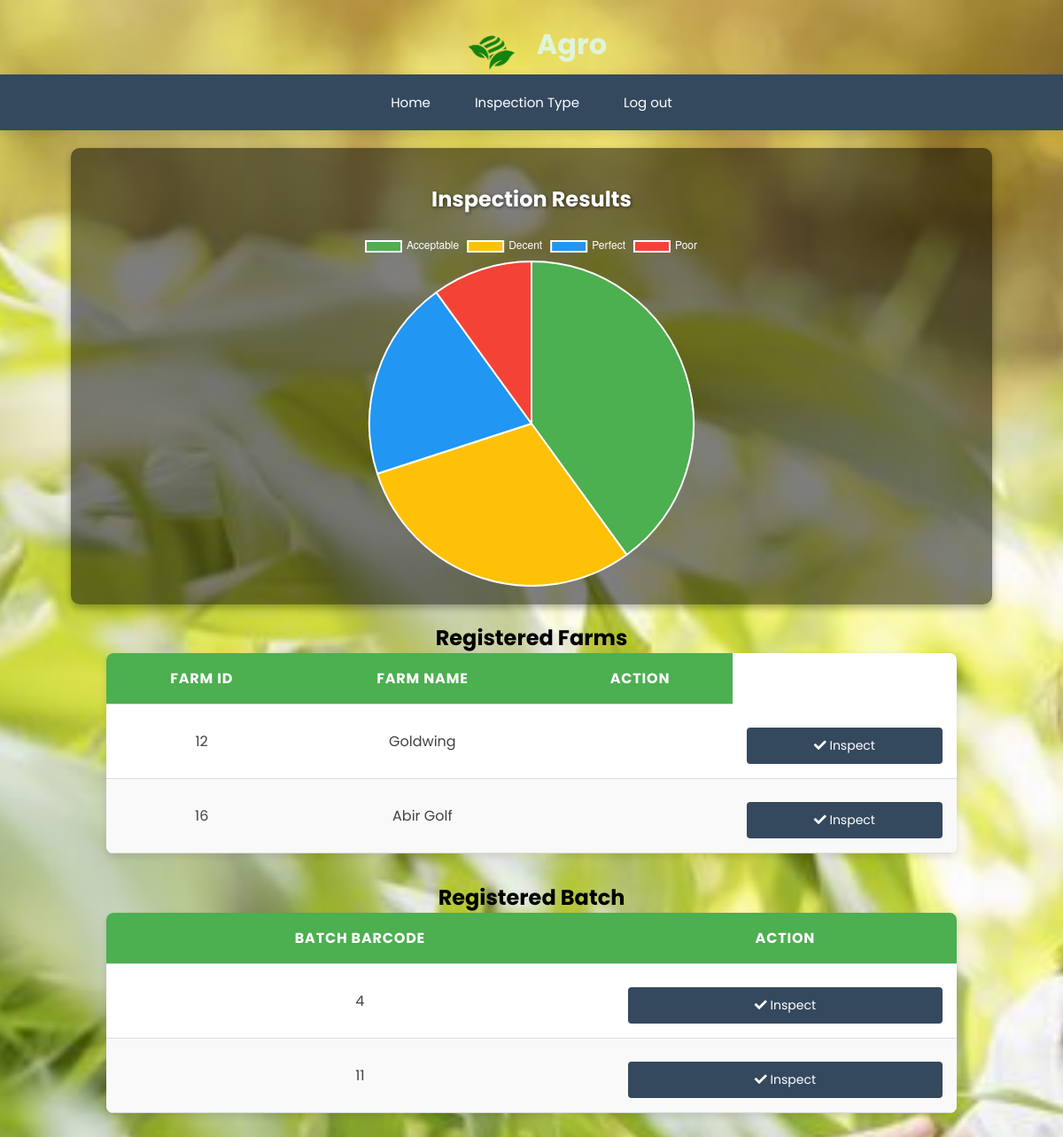
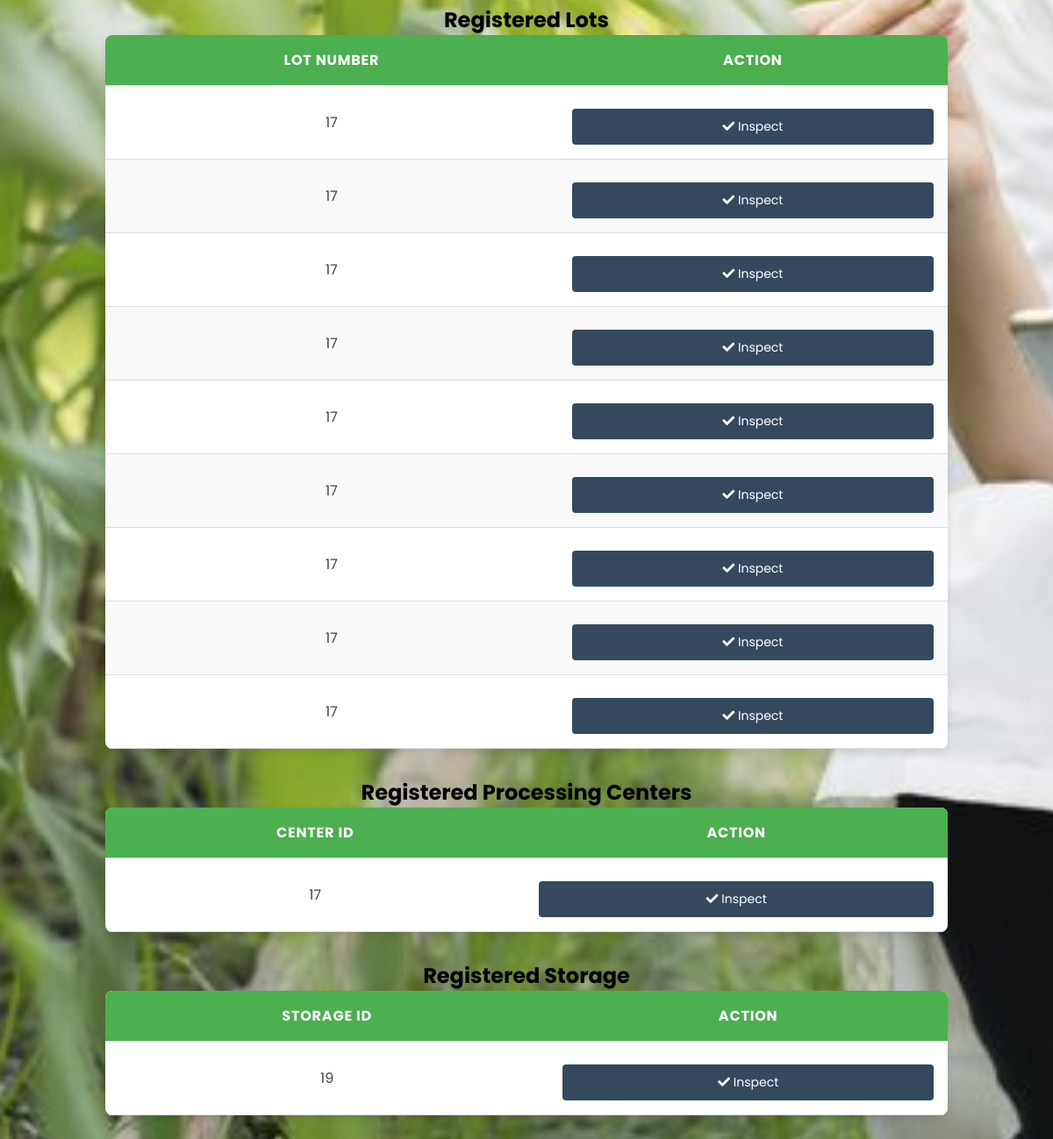
Page /inspector.php on the committed database (2 pictures, top to bottom).
### tables this page shows
CREATE TABLE `tblfarm` (
  `farm ID` int(7) NOT NULL,
  `Farm Name` varchar(20) NOT NULL,
  `Street` varchar(20) NOT NULL,
  `City` varchar(20) NOT NULL,
  `No. of Fields` int(5) NOT NULL
);

CREATE TABLE `tblbatch` (
  `Batch Barcode` int(13) NOT NULL,
  `Harvest Date` date NOT NULL,
  `Expiry Date` date NOT NULL,
  `Quantity` int(7) NOT NULL,
  `Product ID` int(7) NOT NULL,
  `Farm ID` int(7) NOT NULL
);

CREATE TABLE `tblprocessinglot` (
  `Batch Barcode` int(13) NOT NULL,
  `Lot Number` int(7) NOT NULL,
  `Date` date NOT NULL,
  `Time` time NOT NULL,
  `Manufactured Date` date NOT NULL,
  `Expiry Date` date NOT NULL,
  `stTransport ID` int(7) NOT NULL,
  `Center ID` int(7) NOT NULL
);

CREATE TABLE `tblprocessingcenter` (
  `Center ID` int(7) NOT NULL,
  `Type` varchar(20) NOT NULL,
  `Location` varchar(100) NOT NULL
);

CREATE TABLE `tblstorage` (
  `Storage ID` int(7) NOT NULL,
  `Storage Type` text NOT NULL,
  `Storage Duration` int(8) NOT NULL,
  `Location` text NOT NULL
);

### inspector.php (the view, shortened to what this page needs)
<?php
$host = "localhost";
$user = "root";
$pass = "";
$db = "crud";
$conn = new mysqli($host, $user, $pass, $db);
$sql_farm = "SELECT * FROM tblfarm";
$result_farm = $conn->query($sql_farm);
$sql_batch = "SELECT * FROM tblbatch";
$result_batch = $conn->query($sql_batch);
$sql_lot = "SELECT * FROM tblprocessinglot";
$result_lot = $conn->query($sql_lot);
$sql_processing = "SELECT * FROM tblprocessingcenter";
$result_processing = $conn->query($sql_processing);
$sql_storage = "SELECT * FROM tblstorage";
$result_storage = $conn->query($sql_storage);
?>
<!DOCTYPE html>
<html lang="en">
<head>
    <link rel="stylesheet" href="inspector_style.css">
    <link rel="stylesheet" href="http://cdnjs.cloudflare.com/ajax/libs/font-awesome/5.8.0/css/all.min.css" />
</head>
<body>
    <h1>
        <img src="logo.png" alt="Agro Logo" class="logo-img">
        Agro
    </h1>
    <nav class="nav">
        <ul class="ul">
            <li><a href="inspector.html">Home</a></li>
            <li>
                <a href="#">Inspection Type</a>
            </li>
            <li><a href="login.html">Log out</a></li>
        </ul>
    </nav>
    <section class="chart-container">
        <h2>Inspection Results</h2>
        <div class="chart">
            <canvas id="inspectionChart"></canvas>
        </div>
    </section>
    <h2>Registered Farms</h2>
    <div class="table-container">
        <table id="inspectionTable">
            <thead>
                <tr>
                    <th>Farm ID</th>
                    <th>Farm Name</th>
                    <th>Action</th>
                </tr>
            </thead>
            <tbody id="inspectionTableBody">
                <?php if ($result_farm->num_rows > 0): ?>
                    <?php while ($row = $result_farm->fetch_assoc()): ?>
                        <tr>
                            <td><?php echo htmlspecialchars($row['farm ID']); ?></td>
                            <td><?php echo htmlspecialchars($row['Farm Name']); ?></td>
                            <td>
                            <td>
                                <a href="farm_inspect.php"><button type="submit" name="inspect" class="btn" ><i class="fa fa-check" aria-hidden="true"></i> Inspect</button></a>
                            </td>
                        </tr>
                    <?php endwhile; ?>
                <?php else: ?>
                    <tr>
                        <td colspan="3">No records found</td>
                    </tr>
                <?php endif; ?>
            </tbody>
        </table>
    </div>
    <h2>Registered Batch</h2>
    <div class="table-container">
        <table id="inspectionTable">
            <thead>
                <tr>
                    <th>Batch Barcode</th>
                    <th>Action</th>
                </tr>
            </thead>
            <tbody id="inspectionTableBody">
                <?php if ($result_batch->num_rows > 0): ?>
                    <?php while ($row = $result_batch->fetch_assoc()): ?>
                        <tr>
                            <td><?php echo htmlspecialchars($row['Batch Barcode']); ?></td>
                            <td>
                                <a href="batch_inspection.php"><button type="submit" name="inspect" class="btn" ><i class="fa fa-check" aria-hidden="true"></i> Inspect</button></a>
                            </td>
                        </tr>
                    <?php endwhile; ?>
                <?php else: ?>
                    <tr>
                        <td colspan="2">No records found</td>
                    </tr>
                <?php endif; ?>
            </tbody>
        </table>
    </div>
    <h2>Registered Lots</h2>
    <div class="table-container">
        <table id="inspectionTable">
            <thead>
                <tr>
                    <th>Lot Number</th>
                    <th>Action</th>
                </tr>
            </thead>
            <tbody id="inspectionTableBody">
                <?php if ($result_lot->num_rows > 0): ?>
                    <?php while ($row = $result_lot->fetch_assoc()): ?>
                        <tr>
                            <td><?php echo htmlspecialchars($row['Center ID']); ?></td>
                            <td>
                                <a href="lot_inspection.php"><button type="submit" name="inspect" class="btn" ><i class="fa fa-check" aria-hidden="true"></i> Inspect</button></a>
                            </td>
                        </tr>
                    <?php endwhile; ?>
                <?php else: ?>
                    <tr>
                        <td colspan="2">No records found</td>
                    </tr>
                <?php endif; ?>
            </tbody>
        </table>
    </div>
    <h2>Registered Processing Centers</h2>
    <div class="table-container">
        <table id="inspectionTable">
            <thead>
                <tr>
                    <th>Center ID</th>
                    <th>Action</th>
                </tr>
            </thead>
            <tbody id="inspectionTableBody">
                <?php if ($result_processing->num_rows > 0): ?>
                    <?php while ($row = $result_processing->fetch_assoc()): ?>
                        <tr>
                            <td><?php echo htmlspecialchars($row['Center ID']); ?></td>
                            <td>
                                <a href="p_inspect.php"><button type="submit" name="inspect" class="btn" ><i class="fa fa-check" aria-hidden="true"></i> Inspect</button></a>
                            </td>
                        </tr>
                    <?php endwhile; ?>
                <?php else: ?>
                    <tr>
                        <td colspan="4">No records found</td>
                    </tr>
                <?php endif; ?>
            </tbody>
        </table>
    </div>
    <h2>Registered Storage</h2>
    <div class="table-container">
        <table id="inspectionTable">
            <thead>
                <tr>
                    <th>Storage ID</th>
                    <th>Action</th>
                </tr>
            </thead>
            <tbody id="inspectionTableBody">
                <?php if ($result_storage->num_rows > 0): ?>
                    <?php while ($row = $result_storage->fetch_assoc()): ?>
                        <tr>
                            <td><?php echo htmlspecialchars($row['Storage ID']); ?></td>
                            <td>
                                <a href="storage_inspect.php"><button type="submit" name="inspect" class="btn" ><i class="fa fa-check" aria-hidden="true"></i> Inspect</button></a>
                            </td>
                        </tr>
                    <?php endwhile; ?>
                <?php else: ?>
                    <tr>
                        <td colspan="2">No records found</td>
                    </tr>
                <?php endif; ?>
            </tbody>
        </table>
    </div>
    <script>
        const ctx = document.getElementById('inspectionChart').getContext('2d');
        new Chart(ctx, {
            type: 'pie',
            data: {
                labels: ['Acceptable', 'Decent', 'Perfect', 'Poor'],
                datasets: [{
                    data: [20, 15, 10, 5],
                    backgroundColor: ['#4CAF50', '#FFC107', '#2196F3', '#F44336']
                }]
            },
            options: {
                responsive: true,
                maintainAspectRatio: false,
                plugins: {
                    legend: {
                        labels: {
                            color: 'white'
                        }
                    }
                }
            }
        });
    </script>
</body>
</html>

### inspector_style.css (style rules this page uses)
* { padding: 0; margin: 0; font-family: 'Poppins', monospace; }
body { background-image: url('farm_inspector.jpg'); background-size: cover; background-position: center; background-attachment: fixed; color: white; }
h1 { text-align: center; color: rgb(224, 244, 217); margin-top: 20px; font-family: 'Poppins'; }
h2 { text-align: center; color: #000000; margin-top: 20px; font-family: 'Poppins'; }
.logo-img { width: 80px; vertical-align: middle; margin-right: 4px; }
nav { background-color: #404340; box-shadow: 0 4px 12px rgba(0, 0, 0, 0.1); }
ul { list-style: none; background: #34495e; display: flex; justify-content: center; }
ul li { display: inline-block; position: relative; }
ul li a { display: block; padding: 20px 25px; color: #FFF; text-decoration: none; text-align: center; font-size: 15px; transition: background-color 0.3s ease; border-radius: 4px; }
.chart-container { margin: 20px auto; text-align: center; width: 90%; max-width: 1000px; padding: 20px; background: rgba(0, 0, 0, 0.5); border-radius: 10px; box-shadow: 0 4px 8px rgba(0, 0, 0, 0.3); }
.chart-container h2 { color: #FFF; margin-bottom: 20px; text-shadow: 1px 1px 4px rgba(0, 0, 0, 0.6); }
.chart { position: relative; height: 400px; width: 100%; max-width: 500px; margin: auto; }
.table-container { margin: 2rem auto; width: 80%; max-width: 1000px; margin-top: auto; box-shadow: 0 4px 8px rgba(0, 0, 0, 0.1); border-radius: 8px; overflow: hidden; }
table { width: 100%; border-collapse: collapse; font-family: Arial, sans-serif; background-color: #ffffff; }
thead { background-color: #4CAF50; color: #ffffff; text-transform: uppercase; font-weight: bold; letter-spacing: 0.05em; }
th { padding: 1rem; text-align: center; border-bottom: 1px solid #ddd; }
td { padding: 1rem; text-align: center; border-bottom: 1px solid #ddd; color: #404340; }
tbody tr { transition: background-color 0.3s ease; }
tbody tr:nth-child(even) { background-color: #f9f9f9; }
.btn { display: inline-block; width: 100%; margin-top: 10px; padding: 10px; font-size: 14px; color: #fff; background-color: #34495e; border: none; border-radius: 4px; cursor: pointer; text-align: center; transition: background-color 0.3s ease; }

### rows in the picture
tblfarm: farm ID "12", Farm Name "Goldwing"
tblfarm: farm ID "16", Farm Name "Abir Golf"
tblbatch: Batch Barcode "4"
tblbatch: Batch Barcode "11"
tblprocessinglot: Center ID "17"
tblprocessinglot: Center ID "17"
tblprocessinglot: Center ID "17"
tblprocessinglot: Center ID "17"
tblprocessinglot: Center ID "17"
tblprocessinglot: Center ID "17"
tblprocessinglot: Center ID "17"
tblprocessinglot: Center ID "17"
tblprocessinglot: Center ID "17"
tblprocessingcenter: Center ID "17"
tblstorage: Storage ID "19"
